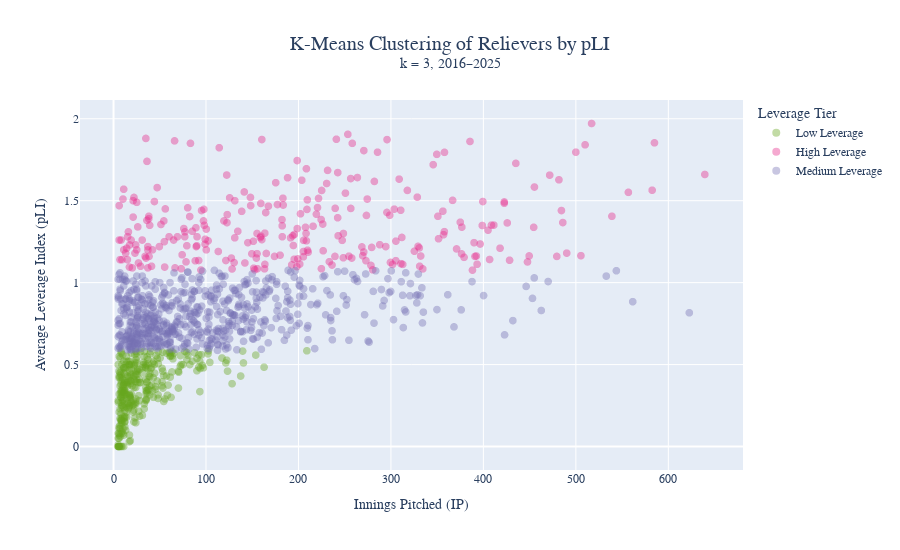

The cell this chart's notebook holds for it:
### Code cell
# Visualize the 3 leverage clusters
cluster_li = rp_df.groupby('Leverage_Cluster')['LI'].mean().sort_values()
cluster_order = list(cluster_li.index)
cluster_labels = {cluster_order[0]: 'Low Leverage', cluster_order[1]: 'Mid-Leverage', cluster_order[2]: 'High Leverage'}
cluster_colors = {cluster_order[0]: '#66A61E', cluster_order[1]: '#7570B3', cluster_order[2]: '#E7298A'}

# Round all hover columns for clean display
rp_df['ERA'] = rp_df['ERA'].round(2)
rp_df['WAR'] = rp_df['WAR'].round(2)
rp_df['LI'] = rp_df['LI'].round(2)
rp_df['IP'] = rp_df['IP'].round(1)

fig_cl = px.scatter(
    rp_df,
    x='IP', y='LI',
    color=rp_df['Leverage_Cluster'].map(cluster_labels),
    color_discrete_map={'Low Leverage': '#66A61E', 'Mid-Leverage': '#7570B3', 'High Leverage': '#E7298A'},
    category_orders={'color': ['High Leverage', 'Mid-Leverage', 'Low Leverage']},
    hover_data=['Player', 'ERA', 'WAR', 'LI', 'IP', 'Seasons'],
    labels={'IP': 'Innings Pitched (IP)', 'LI': 'Average Leverage Index (pLI)', 'color': 'Cluster'},
    title=f'K-Means Clustering of Relievers by pLI<br><sup>k = 3, {START_YEAR}\u2013{END_YEAR}</sup>'
)
fig_cl.update_traces(marker=dict(size=8, opacity=0.4))
fig_cl.update_layout(
    font_family='Georgia, Times New Roman, serif',
    height=550, width=900,
    legend_title_text='Leverage Tier',
    hoverlabel=dict(font_family='Georgia, Times New Roman, serif'),
    title_x=0.5,
    title_font_size=20,
)
_hover_bg_cl = {'Low Leverage': '#E8F5E0', 'Mid-Leverage': '#ECEAF5', 'High Leverage': '#FCE4F0'}
fig_cl.for_each_trace(lambda t: t.update(
    hoverlabel=dict(bgcolor=_hover_bg_cl.get(t.name, '#fff'), font_color='#333'),
    hovertemplate=t.hovertemplate.replace('=', ' = ') if t.hovertemplate else t.hovertemplate
))
fig_cl.show()

for label, cluster_id in [(l, c) for c, l in cluster_labels.items()]:
    n = (rp_df['Leverage_Cluster'] == cluster_id).sum()
    avg_li = rp_df[rp_df['Leverage_Cluster'] == cluster_id]['LI'].mean()
    print(f"  {label}: {n} pitchers (avg pLI: {avg_li:.2f})")

### Figure 1 — Plotly figure (JSON) as saved in the notebook; plotly's stock layout.template omitted (floating-point values rounded to 4 significant figures; data arrays with more than 128 entries replaced by an {"elided": "..."} marker saying what was removed)
{"data": [{"customdata": {"elided": "317x4 mixed values"}, "hoverlabel": {"bgcolor": "#E8F5E0", "font": {"color": "#333"}}, "hovertemplate": "Cluster = Low Leverage<br>Innings Pitched (IP) = %{x}<br>Average Leverage Index (pLI) = %{y}<br>Player = %{customdata[0]}<br>ERA = %{customdata[1]}<br>WAR = %{customdata[2]}<br>Seasons = %{customdata[3]}<extra></extra>", "legendgroup": "Low Leverage", "marker": {"color": "#66A61E", "opacity": 0.4, "size": 8, "symbol": "circle"}, "mode": "markers", "name": "Low Leverage", "showlegend": true, "type": "scattergl", "x": {"elided": "317 float values"}, "xaxis": "x", "y": {"elided": "317 float values"}, "yaxis": "y"}, {"customdata": {"elided": "272x4 mixed values"}, "hoverlabel": {"bgcolor": "#FCE4F0", "font": {"color": "#333"}}, "hovertemplate": "Cluster = High Leverage<br>Innings Pitched (IP) = %{x}<br>Average Leverage Index (pLI) = %{y}<br>Player = %{customdata[0]}<br>ERA = %{customdata[1]}<br>WAR = %{customdata[2]}<br>Seasons = %{customdata[3]}<extra></extra>", "legendgroup": "High Leverage", "marker": {"color": "#E7298A", "opacity": 0.4, "size": 8, "symbol": "circle"}, "mode": "markers", "name": "High Leverage", "showlegend": true, "type": "scattergl", "x": {"elided": "272 float values"}, "xaxis": "x", "y": {"elided": "272 float values"}, "yaxis": "y"}, {"customdata": {"elided": "606x4 mixed values"}, "hoverlabel": {"bgcolor": "#ECEAF5", "font": {"color": "#333"}}, "hovertemplate": "Cluster = Medium Leverage<br>Innings Pitched (IP) = %{x}<br>Average Leverage Index (pLI) = %{y}<br>Player = %{customdata[0]}<br>ERA = %{customdata[1]}<br>WAR = %{customdata[2]}<br>Seasons = %{customdata[3]}<extra></extra>", "legendgroup": "Medium Leverage", "marker": {"color": "#7570B3", "opacity": 0.4, "size": 8, "symbol": "circle"}, "mode": "markers", "name": "Medium Leverage", "showlegend": true, "type": "scattergl", "x": {"elided": "606 float values"}, "xaxis": "x", "y": {"elided": "606 float values"}, "yaxis": "y"}], "layout": {"font": {"family": "Georgia, Times New Roman, serif"}, "height": 550, "hoverlabel": {"font": {"family": "Georgia, Times New Roman, serif"}}, "legend": {"title": {"text": "Leverage Tier"}, "tracegroupgap": 0}, "title": {"font": {"size": 20}, "text": "K-Means Clustering of Relievers by pLI<br><sup>k = 3, 2016–2025</sup>", "x": 0.5}, "width": 900, "xaxis": {"anchor": "y", "domain": [0, 1], "title": {"text": "Innings Pitched (IP)"}}, "yaxis": {"anchor": "x", "domain": [0, 1], "title": {"text": "Average Leverage Index (pLI)"}}}}
